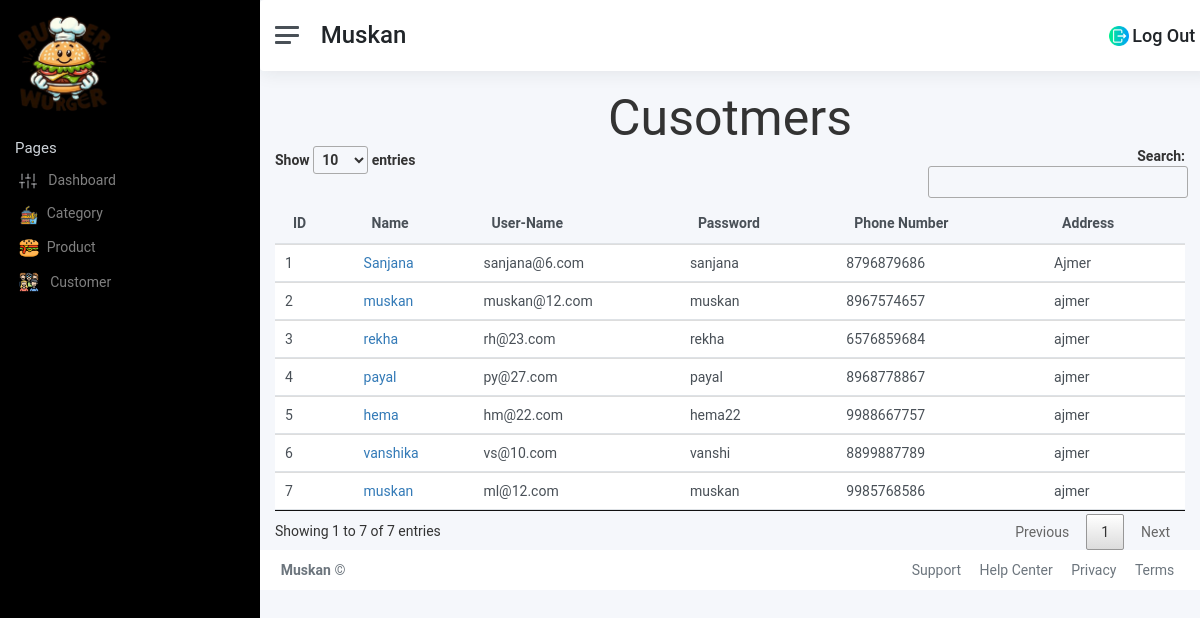
The page /admin/view/customer.php (signed in) on the database its author committed.
### tables this page shows
CREATE TABLE IF NOT EXISTS `users` (
  `id` int NOT NULL AUTO_INCREMENT,
  `name` varchar(50) NOT NULL,
  `username` varchar(50) NOT NULL,
  `password` varchar(20) NOT NULL,
  `phone` varchar(10) NOT NULL,
  `address` varchar(100) NOT NULL,
  `type` enum('customer','admin','','') NOT NULL DEFAULT 'customer',
  PRIMARY KEY (`id`)
);

### admin/model/customerModel.php (called while the page is built, shortened)
<?php
include('../../connection/config.php');
class CustomerModel
{
	public $config;
	public function __construct()
	{
		$con_obj = new Connection();
		$this->config = $con_obj->connect();
	}
	public function ShowCustomer()
	{
		$query = "SELECT * from users where users.type='customer' ";
		$res=mysqli_query($this->config,$query);
		$data=[];
		while ($row = $res->fetch_array(MYSQLI_ASSOC)) {
		 	$data[]=$row;
		 }
		if($data!=null){
			return $data;
		}
	}
}
?>

### connection/config.php (called while the page is built, shortened)
<?php
class Connection
{
	public function connect()
	{
		$this->conn = mysqli_connect("localhost","root","","copyphp");
		return $this->conn;
	}
}
?>

### admin/controller/customerController.php (called while the page is built, shortened)
<?php
include("../model/customerModel.php");
class CustomerController
{
	public $cus;
	public function __construct()
	{
		$this->cus = new CustomerModel();
	}
	public function showCus()
	{
		return $this->cus->ShowCustomer();
	}
}
?>

### admin/view/customer.php (the view, shortened to what this page needs)
<?php
    require_once('nav.php');
    require_once('../controller/customerController.php');
    $obj =  new CustomerController();
    $ans=$obj->showCus();
?>
<div class="container-fluid">
    <h1 class="" style="font-size: 50px;" align="center">Cusotmers</h1>
<table class="table table-sm table-dashboard data-table no-wrap mb-0 fs--1 w-100 "  id="myTable">
  <thead class="bg-table" >
    <tr >
      <th>ID</th>
      <th>Name</th>
      <th>User-Name</th>
      <th>Password</th>
      <th>Phone Number</th>
      <th>Address</th>
    </tr>
  </thead>
  <tbody class="bg-white">
            <?php
                        $i=1;
                foreach ($ans as $key1 => $value1) {
            echo "<tr>";
                    foreach ($value1 as $key2 => $value2) {
                        if($key2!='type'){
                            if($key2!='id'){
                                if ($key2 == 'name') {
                                    echo "<td><a href='customerDetails.php?user_id=" . $value1['id'] . "'> $value1[$key2] </a></td>";
                                }
                                else {
                                    echo "<td> $value1[$key2] </td>";
                                }
                            }
                            else{
                                echo "<td> ".($i)."</td>";
                                $i++;
                            }
                        }
                        }
            echo "</tr>";
                    }
            ?>
          </tbody>
</table>
</div>
<?php
    require('footer.php');
?>

### admin/assets/css/add_c2.css (style rules this page uses)
html { -webkit-box-sizing: border-box; -moz-box-sizing: border-box; box-sizing: border-box; }
* { padding: 0; margin: 0; }
*, *:before, *:after { -webkit-box-sizing: inherit; -moz-box-sizing: inherit; box-sizing: inherit; }
body, h1, h2, h3, h4, h5, h6, blockquote, p, pre, dl, dd, ol, ul, figure, hr, fieldset, legend { margin: 0; padding: 0; }
table { border-collapse: collapse; border-spacing: 0; }
body { font-family: "Roboto", "Arial", "Helvetica Neue", sans-serif; font-weight: 400; font-size: 14px; }
h1, h2, h3, h4, h5, h6 { font-weight: 400; }
h1 { font-size: 36px; }

### rows shown on the page
users: name "Sanjana", username "sanjana@6.com", password "sanjana", phone "8796879686", address "Ajmer"
users: name "muskan", username "muskan@12.com", password "muskan", phone "8967574657", address "ajmer"
users: name "rekha", username "rh@23.com", password "rekha", phone "6576859684", address "ajmer"
users: name "payal", username "py@27.com", password "payal", phone "8968778867", address "ajmer"
users: name "hema", username "hm@22.com", password "hema22", phone "9988667757", address "ajmer"
users: name "vanshika", username "vs@10.com", password "vanshi", phone "8899887789", address "ajmer"
users: name "muskan", username "ml@12.com", password "muskan", phone "9985768586", address "ajmer"

### other values the page prints
$_SESSION['name'] "Muskan"
